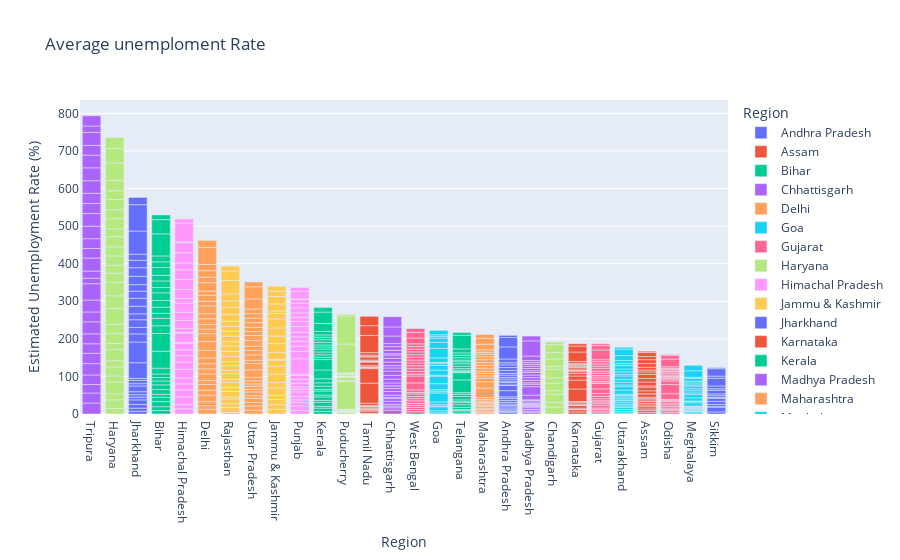

Notebook cell for this chart:
### Code cell
# Bar Plot of Average Estimated Unployment Rate
fig = pl.bar(df, x = 'Region', y = "Estimated Unemployment Rate (%)", color = "Region", title = "Average unemploment Rate")
fig.update_layout(xaxis = {'categoryorder':'total descending'})
fig.show()

### Figure 1 — Plotly figure (JSON) as saved in the notebook; plotly's stock layout.template omitted (floating-point values rounded to 4 significant figures)
{"data": [{"alignmentgroup": "True", "hovertemplate": "Region=%{x}<br>Estimated Unemployment Rate (%)=%{y}<extra></extra>", "legendgroup": "Andhra Pradesh", "marker": {"color": "#636efa", "pattern": {"shape": ""}}, "name": "Andhra Pradesh", "offsetgroup": "Andhra Pradesh", "orientation": "v", "showlegend": true, "textposition": "auto", "type": "bar", "x": ["Andhra Pradesh", "Andhra Pradesh", "Andhra Pradesh", "Andhra Pradesh", "Andhra Pradesh", "Andhra Pradesh", "Andhra Pradesh", "Andhra Pradesh", "Andhra Pradesh", "Andhra Pradesh", "Andhra Pradesh", "Andhra Pradesh", "Andhra Pradesh", "Andhra Pradesh", "Andhra Pradesh", "Andhra Pradesh", "Andhra Pradesh", "Andhra Pradesh", "Andhra Pradesh", "Andhra Pradesh", "Andhra Pradesh", "Andhra Pradesh", "Andhra Pradesh", "Andhra Pradesh", "Andhra Pradesh", "Andhra Pradesh", "Andhra Pradesh", "Andhra Pradesh"], "xaxis": "x", "y": [3.65, 3.05, 3.75, 3.32, 5.17, 3.52, 4.12, 4.38, 4.84, 5.91, 4.06, 16.29, 14.46, 0.85, 6.09, 3.8, 5.64, 4.61, 6.01, 4.7, 7.54, 7.88, 7.11, 5.66, 9.88, 32.3, 24.91, 5.86], "yaxis": "y"}, {"alignmentgroup": "True", "hovertemplate": "Region=%{x}<br>Estimated Unemployment Rate (%)=%{y}<extra></extra>", "legendgroup": "Assam", "marker": {"color": "#EF553B", "pattern": {"shape": ""}}, "name": "Assam", "offsetgroup": "Assam", "orientation": "v", "showlegend": true, "textposition": "auto", "type": "bar", "x": ["Assam", "Assam", "Assam", "Assam", "Assam", "Assam", "Assam", "Assam", "Assam", "Assam", "Assam", "Assam", "Assam", "Assam", "Assam", "Assam", "Assam", "Assam", "Assam", "Assam", "Assam", "Assam", "Assam", "Assam", "Assam", "Assam"], "xaxis": "x", "y": [4.29, 5.08, 4.26, 5.79, 4.46, 4.65, 4.66, 4.29, 3.26, 3.77, 9.38, 0, 7.87, 9.89, 3.21, 10.39, 9.26, 11.17, 6.31, 5.02, 7.24, 9.98, 10.34, 8.37, 10.77, 3.42], "yaxis": "y"}, {"alignmentgroup": "True", "hovertemplate": "Region=%{x}<br>Estimated Unemployment Rate (%)=%{y}<extra></extra>", "legendgroup": "Bihar", "marker": {"color": "#00cc96", "pattern": {"shape": ""}}, "name": "Bihar", "offsetgroup": "Bihar", "orientation": "v", "showlegend": true, "textposition": "auto", "type": "bar", "x": ["Bihar", "Bihar", "Bihar", "Bihar", "Bihar", "Bihar", "Bihar", "Bihar", "Bihar", "Bihar", "Bihar", "Bihar", "Bihar", "Bihar", "Bihar", "Bihar", "Bihar", "Bihar", "Bihar", "Bihar", "Bihar", "Bihar", "Bihar", "Bihar", "Bihar", "Bihar", "Bihar", "Bihar"], "xaxis": "x", "y": [9.27, 10.2, 13.44, 11, 8.87, 12.47, 12.4, 10.16, 9.13, 9.61, 15.39, 45.09, 47.26, 20.49, 19.9, 13.29, 16.41, 17.66, 20.46, 14.06, 17.62, 14.91, 20.69, 15.11, 15.73, 58.77, 37.87, 12.45], "yaxis": "y"}, {"alignmentgroup": "True", "hovertemplate": "Region=%{x}<br>Estimated Unemployment Rate (%)=%{y}<extra></extra>", "legendgroup": "Chhattisgarh", "marker": {"color": "#ab63fa", "pattern": {"shape": ""}}, "name": "Chhattisgarh", "offsetgroup": "Chhattisgarh", "orientation": "v", "showlegend": true, "textposition": "auto", "type": "bar", "x": ["Chhattisgarh", "Chhattisgarh", "Chhattisgarh", "Chhattisgarh", "Chhattisgarh", "Chhattisgarh", "Chhattisgarh", "Chhattisgarh", "Chhattisgarh", "Chhattisgarh", "Chhattisgarh", "Chhattisgarh", "Chhattisgarh", "Chhattisgarh", "Chhattisgarh", "Chhattisgarh", "Chhattisgarh", "Chhattisgarh", "Chhattisgarh", "Chhattisgarh", "Chhattisgarh", "Chhattisgarh", "Chhattisgarh", "Chhattisgarh", "Chhattisgarh", "Chhattisgarh", "Chhattisgarh", "Chhattisgarh"], "xaxis": "x", "y": [9.82, 6.76, 4.54, 4.64, 8.33, 6.96, 2.77, 6.11, 9.89, 7.89, 7.31, 0, 7.64, 10.14, 9.77, 11.77, 8.17, 6.29, 9.46, 10.27, 8.32, 3.57, 9.01, 9.79, 8.21, 20.13, 24.1, 27.07], "yaxis": "y"}, {"alignmentgroup": "True", "hovertemplate": "Region=%{x}<br>Estimated Unemployment Rate (%)=%{y}<extra></extra>", "legendgroup": "Delhi", "marker": {"color": "#FFA15A", "pattern": {"shape": ""}}, "name": "Delhi", "offsetgroup": "Delhi", "orientation": "v", "showlegend": true, "textposition": "auto", "type": "bar", "x": ["Delhi", "Delhi", "Delhi", "Delhi", "Delhi", "Delhi", "Delhi", "Delhi", "Delhi", "Delhi", "Delhi", "Delhi", "Delhi", "Delhi", "Delhi", "Delhi", "Delhi", "Delhi", "Delhi", "Delhi", "Delhi", "Delhi", "Delhi", "Delhi", "Delhi", "Delhi", "Delhi", "Delhi"], "xaxis": "x", "y": [12.56, 9.33, 11.07, 17.18, 12.5, 15.84, 11.11, 16.97, 13.48, 13.81, 15.18, 20.69, 22.76, 21.14, 12.31, 12.76, 14.68, 13.52, 20.59, 12.41, 16.11, 11.07, 22.45, 14.86, 17.09, 16.51, 45.78, 18.11], "yaxis": "y"}, {"alignmentgroup": "True", "hovertemplate": "Region=%{x}<br>Estimated Unemployment Rate (%)=%{y}<extra></extra>", "legendgroup": "Goa", "marker": {"color": "#19d3f3", "pattern": {"shape": ""}}, "name": "Goa", "offsetgroup": "Goa", "orientation": "v", "showlegend": true, "textposition": "auto", "type": "bar", "x": ["Goa", "Goa", "Goa", "Goa", "Goa", "Goa", "Goa", "Goa", "Goa", "Goa", "Goa", "Goa", "Goa", "Goa", "Goa", "Goa", "Goa", "Goa", "Goa", "Goa", "Goa", "Goa", "Goa", "Goa"], "xaxis": "x", "y": [2.91, 5.45, 10.98, 1.98, 3.61, 7.21, 23.71, 3.54, 5.38, 0, 15.91, 20, 2.75, 13.33, 12.28, 4.9, 3.16, 12.31, 25.2, 16.22, 10.92, 4.31, 4.76, 11.76], "yaxis": "y"}, {"alignmentgroup": "True", "hovertemplate": "Region=%{x}<br>Estimated Unemployment Rate (%)=%{y}<extra></extra>", "legendgroup": "Gujarat", "marker": {"color": "#FF6692", "pattern": {"shape": ""}}, "name": "Gujarat", "offsetgroup": "Gujarat", "orientation": "v", "showlegend": true, "textposition": "auto", "type": "bar", "x": ["Gujarat", "Gujarat", "Gujarat", "Gujarat", "Gujarat", "Gujarat", "Gujarat", "Gujarat", "Gujarat", "Gujarat", "Gujarat", "Gujarat", "Gujarat", "Gujarat", "Gujarat", "Gujarat", "Gujarat", "Gujarat", "Gujarat", "Gujarat", "Gujarat", "Gujarat", "Gujarat", "Gujarat", "Gujarat", "Gujarat", "Gujarat", "Gujarat"], "xaxis": "x", "y": [2.88, 4.77, 4.58, 3.7, 6.29, 4.91, 4.68, 3.46, 5.35, 6.64, 7.59, 12, 14.58, 1.41, 4.09, 6.31, 5.15, 4.2, 5.96, 5.45, 7.53, 5.71, 5.82, 6.04, 5.39, 25.94, 11.62, 4.54], "yaxis": "y"}, {"alignmentgroup": "True", "hovertemplate": "Region=%{x}<br>Estimated Unemployment Rate (%)=%{y}<extra></extra>", "legendgroup": "Haryana", "marker": {"color": "#B6E880", "pattern": {"shape": ""}}, "name": "Haryana", "offsetgroup": "Haryana", "orientation": "v", "showlegend": true, "textposition": "auto", "type": "bar", "x": ["Haryana", "Haryana", "Haryana", "Haryana", "Haryana", "Haryana", "Haryana", "Haryana", "Haryana", "Haryana", "Haryana", "Haryana", "Haryana", "Haryana", "Haryana", "Haryana", "Haryana", "Haryana", "Haryana", "Haryana", "Haryana", "Haryana", "Haryana", "Haryana", "Haryana", "Haryana", "Haryana", "Haryana"], "xaxis": "x", "y": [14.54, 23.08, 16.22, 30.94, 16.36, 24.17, 16.59, 29.56, 16.21, 27.19, 23.92, 41.61, 34.22, 35.57, 24.67, 20.42, 25.45, 24.19, 26.84, 21.04, 27.06, 23.65, 27.24, 23.29, 27.14, 46.89, 38.46, 29.41], "yaxis": "y"}, {"alignmentgroup": "True", "hovertemplate": "Region=%{x}<br>Estimated Unemployment Rate (%)=%{y}<extra></extra>", "legendgroup": "Himachal Pradesh", "marker": {"color": "#FF97FF", "pattern": {"shape": ""}}, "name": "Himachal Pradesh", "offsetgroup": "Himachal Pradesh", "orientation": "v", "showlegend": true, "textposition": "auto", "type": "bar", "x": ["Himachal Pradesh", "Himachal Pradesh", "Himachal Pradesh", "Himachal Pradesh", "Himachal Pradesh", "Himachal Pradesh", "Himachal Pradesh", "Himachal Pradesh", "Himachal Pradesh", "Himachal Pradesh", "Himachal Pradesh", "Himachal Pradesh", "Himachal Pradesh", "Himachal Pradesh", "Himachal Pradesh", "Himachal Pradesh", "Himachal Pradesh", "Himachal Pradesh", "Himachal Pradesh", "Himachal Pradesh", "Himachal Pradesh", "Himachal Pradesh", "Himachal Pradesh", "Himachal Pradesh", "Himachal Pradesh", "Himachal Pradesh", "Himachal Pradesh", "Himachal Pradesh"], "xaxis": "x", "y": [13.68, 11.43, 20.59, 18.56, 15.98, 15.81, 22.86, 19.46, 16.67, 15.42, 17.71, 2.13, 25.64, 1.12, 10.88, 21.43, 21.51, 24.48, 12, 23.77, 27.27, 25.32, 18.15, 27.31, 26.44, 2.7, 50, 10.81], "yaxis": "y"}, {"alignmentgroup": "True", "hovertemplate": "Region=%{x}<br>Estimated Unemployment Rate (%)=%{y}<extra></extra>", "legendgroup": "Jammu & Kashmir", "marker": {"color": "#FECB52", "pattern": {"shape": ""}}, "name": "Jammu & Kashmir", "offsetgroup": "Jammu & Kashmir", "orientation": "v", "showlegend": true, "textposition": "auto", "type": "bar", "x": ["Jammu & Kashmir", "Jammu & Kashmir", "Jammu & Kashmir", "Jammu & Kashmir", "Jammu & Kashmir", "Jammu & Kashmir", "Jammu & Kashmir", "Jammu & Kashmir", "Jammu & Kashmir", "Jammu & Kashmir", "Jammu & Kashmir", "Jammu & Kashmir", "Jammu & Kashmir", "Jammu & Kashmir", "Jammu & Kashmir", "Jammu & Kashmir", "Jammu & Kashmir", "Jammu & Kashmir", "Jammu & Kashmir", "Jammu & Kashmir", "Jammu & Kashmir"], "xaxis": "x", "y": [12.78, 12.09, 13.67, 11.32, 19.27, 14.73, 22.19, 21.23, 16, 2.22, 18.97, 23.04, 19.88, 21.55, 24.06, 14.29, 7.02, 18.54, 19.86, 14.29, 12.96], "yaxis": "y"}, {"alignmentgroup": "True", "hovertemplate": "Region=%{x}<br>Estimated Unemployment Rate (%)=%{y}<extra></extra>", "legendgroup": "Jharkhand", "marker": {"color": "#636efa", "pattern": {"shape": ""}}, "name": "Jharkhand", "offsetgroup": "Jharkhand", "orientation": "v", "showlegend": true, "textposition": "auto", "type": "bar", "x": ["Jharkhand", "Jharkhand", "Jharkhand", "Jharkhand", "Jharkhand", "Jharkhand", "Jharkhand", "Jharkhand", "Jharkhand", "Jharkhand", "Jharkhand", "Jharkhand", "Jharkhand", "Jharkhand", "Jharkhand", "Jharkhand", "Jharkhand", "Jharkhand", "Jharkhand", "Jharkhand", "Jharkhand", "Jharkhand", "Jharkhand", "Jharkhand", "Jharkhand", "Jharkhand", "Jharkhand", "Jharkhand"], "xaxis": "x", "y": [7.11, 8.46, 9.98, 12.06, 7.12, 6.57, 8.07, 15.15, 6.16, 9.06, 5.01, 41.72, 55.1, 21.53, 17.23, 20.51, 15.67, 20.25, 21.16, 19.05, 17.34, 22.01, 22.96, 19.67, 16.4, 61.48, 70.17, 19.38], "yaxis": "y"}, {"alignmentgroup": "True", "hovertemplate": "Region=%{x}<br>Estimated Unemployment Rate (%)=%{y}<extra></extra>", "legendgroup": "Karnataka", "marker": {"color": "#EF553B", "pattern": {"shape": ""}}, "name": "Karnataka", "offsetgroup": "Karnataka", "orientation": "v", "showlegend": true, "textposition": "auto", "type": "bar", "x": ["Karnataka", "Karnataka", "Karnataka", "Karnataka", "Karnataka", "Karnataka", "Karnataka", "Karnataka", "Karnataka", "Karnataka", "Karnataka", "Karnataka", "Karnataka", "Karnataka", "Karnataka", "Karnataka", "Karnataka", "Karnataka", "Karnataka", "Karnataka", "Karnataka", "Karnataka", "Karnataka", "Karnataka", "Karnataka", "Karnataka", "Karnataka", "Karnataka"], "xaxis": "x", "y": [5.46, 5.98, 0.52, 0.37, 3.2, 7.13, 1.19, 0.41, 2.57, 4.11, 2.39, 33.17, 23.72, 10.92, 6.56, 5, 2.29, 1.27, 3.57, 3.87, 3.44, 1.56, 3.31, 2.88, 4.92, 25.12, 15.88, 6.12], "yaxis": "y"}, {"alignmentgroup": "True", "hovertemplate": "Region=%{x}<br>Estimated Unemployment Rate (%)=%{y}<extra></extra>", "legendgroup": "Kerala", "marker": {"color": "#00cc96", "pattern": {"shape": ""}}, "name": "Kerala", "offsetgroup": "Kerala", "orientation": "v", "showlegend": true, "textposition": "auto", "type": "bar", "x": ["Kerala", "Kerala", "Kerala", "Kerala", "Kerala", "Kerala", "Kerala", "Kerala", "Kerala", "Kerala", "Kerala", "Kerala", "Kerala", "Kerala", "Kerala", "Kerala", "Kerala", "Kerala", "Kerala", "Kerala", "Kerala", "Kerala", "Kerala", "Kerala", "Kerala", "Kerala", "Kerala", "Kerala"], "xaxis": "x", "y": [6.63, 9, 4.95, 10.32, 5.35, 9.14, 5, 10.77, 4.11, 8.91, 8.85, 10.71, 23.38, 27.66, 6.11, 6.67, 7.58, 7.69, 5.52, 5.35, 6.71, 7.31, 6.65, 6.08, 9.14, 21.43, 30.28, 12.17], "yaxis": "y"}, {"alignmentgroup": "True", "hovertemplate": "Region=%{x}<br>Estimated Unemployment Rate (%)=%{y}<extra></extra>", "legendgroup": "Madhya Pradesh", "marker": {"color": "#ab63fa", "pattern": {"shape": ""}}, "name": "Madhya Pradesh", "offsetgroup": "Madhya Pradesh", "orientation": "v", "showlegend": true, "textposition": "auto", "type": "bar", "x": ["Madhya Pradesh", "Madhya Pradesh", "Madhya Pradesh", "Madhya Pradesh", "Madhya Pradesh", "Madhya Pradesh", "Madhya Pradesh", "Madhya Pradesh", "Madhya Pradesh", "Madhya Pradesh", "Madhya Pradesh", "Madhya Pradesh", "Madhya Pradesh", "Madhya Pradesh", "Madhya Pradesh", "Madhya Pradesh", "Madhya Pradesh", "Madhya Pradesh", "Madhya Pradesh", "Madhya Pradesh", "Madhya Pradesh", "Madhya Pradesh", "Madhya Pradesh", "Madhya Pradesh", "Madhya Pradesh", "Madhya Pradesh", "Madhya Pradesh", "Madhya Pradesh"], "xaxis": "x", "y": [3.63, 4.25, 3.92, 4.94, 3.08, 2.98, 2.72, 2.94, 3.66, 4.42, 1.19, 12.5, 22.46, 6.46, 3.91, 6.38, 7.38, 6.82, 7, 4.4, 6.06, 6.2, 5.17, 4.96, 4.8, 11.94, 40.49, 12.72], "yaxis": "y"}, {"alignmentgroup": "True", "hovertemplate": "Region=%{x}<br>Estimated Unemployment Rate (%)=%{y}<extra></extra>", "legendgroup": "Maharashtra", "marker": {"color": "#FFA15A", "pattern": {"shape": ""}}, "name": "Maharashtra", "offsetgroup": "Maharashtra", "orientation": "v", "showlegend": true, "textposition": "auto", "type": "bar", "x": ["Maharashtra", "Maharashtra", "Maharashtra", "Maharashtra", "Maharashtra", "Maharashtra", "Maharashtra", "Maharashtra", "Maharashtra", "Maharashtra", "Maharashtra", "Maharashtra", "Maharashtra", "Maharashtra", "Maharashtra", "Maharashtra", "Maharashtra", "Maharashtra", "Maharashtra", "Maharashtra", "Maharashtra", "Maharashtra", "Maharashtra", "Maharashtra", "Maharashtra", "Maharashtra", "Maharashtra", "Maharashtra"], "xaxis": "x", "y": [3.67, 4.34, 3.66, 3.76, 4.4, 3.81, 3.68, 3.03, 3.8, 4.24, 5.38, 25.28, 16.89, 9.4, 6.08, 6.46, 6.35, 7.57, 7.6, 7.51, 7.6, 7.83, 6.67, 5.34, 6.34, 14.99, 15.92, 10.01], "yaxis": "y"}, {"alignmentgroup": "True", "hovertemplate": "Region=%{x}<br>Estimated Unemployment Rate (%)=%{y}<extra></extra>", "legendgroup": "Meghalaya", "marker": {"color": "#19d3f3", "pattern": {"shape": ""}}, "name": "Meghalaya", "offsetgroup": "Meghalaya", "orientation": "v", "showlegend": true, "textposition": "auto", "type": "bar", "x": ["Meghalaya", "Meghalaya", "Meghalaya", "Meghalaya", "Meghalaya", "Meghalaya", "Meghalaya", "Meghalaya", "Meghalaya", "Meghalaya", "Meghalaya", "Meghalaya", "Meghalaya", "Meghalaya", "Meghalaya", "Meghalaya", "Meghalaya", "Meghalaya", "Meghalaya", "Meghalaya", "Meghalaya", "Meghalaya", "Meghalaya", "Meghalaya", "Meghalaya", "Meghalaya", "Meghalaya"], "xaxis": "x", "y": [3.16, 4.23, 1.03, 0.52, 0.24, 3.7, 1.5, 1.8, 0.97, 2.76, 1.28, 8.38, 3.73, 1.35, 8.4, 8.66, 4.43, 5.8, 5.3, 7.2, 3.02, 5.21, 4.76, 7.37, 2.8, 17.39, 14.58], "yaxis": "y"}, {"alignmentgroup": "True", "hovertemplate": "Region=%{x}<br>Estimated Unemployment Rate (%)=%{y}<extra></extra>", "legendgroup": "Odisha", "marker": {"color": "#FF6692", "pattern": {"shape": ""}}, "name": "Odisha", "offsetgroup": "Odisha", "orientation": "v", "showlegend": true, "textposition": "auto", "type": "bar", "x": ["Odisha", "Odisha", "Odisha", "Odisha", "Odisha", "Odisha", "Odisha", "Odisha", "Odisha", "Odisha", "Odisha", "Odisha", "Odisha", "Odisha", "Odisha", "Odisha", "Odisha", "Odisha", "Odisha", "Odisha", "Odisha", "Odisha", "Odisha", "Odisha", "Odisha", "Odisha", "Odisha", "Odisha"], "xaxis": "x", "y": [4.17, 4.71, 3.31, 3.68, 4.31, 4.28, 4.72, 4.67, 1.81, 3.31, 15.09, 24.48, 9.45, 4.59, 2.95, 2.63, 1.78, 3.5, 3.78, 4.5, 2.23, 3.36, 2.28, 2.19, 3.96, 20.5, 10, 2.18], "yaxis": "y"}, {"alignmentgroup": "True", "hovertemplate": "Region=%{x}<br>Estimated Unemployment Rate (%)=%{y}<extra></extra>", "legendgroup": "Puducherry", "marker": {"color": "#B6E880", "pattern": {"shape": ""}}, "name": "Puducherry", "offsetgroup": "Puducherry", "orientation": "v", "showlegend": true, "textposition": "auto", "type": "bar", "x": ["Puducherry", "Puducherry", "Puducherry", "Puducherry", "Puducherry", "Puducherry", "Puducherry", "Puducherry", "Puducherry", "Puducherry", "Puducherry", "Puducherry", "Puducherry", "Puducherry", "Puducherry", "Puducherry", "Puducherry", "Puducherry", "Puducherry", "Puducherry", "Puducherry", "Puducherry", "Puducherry", "Puducherry", "Puducherry", "Puducherry"], "xaxis": "x", "y": [0, 0, 0, 4.85, 0, 1.18, 0, 1.99, 0.58, 1.74, 2.31, 74.51, 1.25, 0, 0, 8.95, 1.22, 1.17, 1.37, 5.21, 0.57, 1.78, 0.62, 76.74, 75, 4.55], "yaxis": "y"}, {"alignmentgroup": "True", "hovertemplate": "Region=%{x}<br>Estimated Unemployment Rate (%)=%{y}<extra></extra>", "legendgroup": "Punjab", "marker": {"color": "#FF97FF", "pattern": {"shape": ""}}, "name": "Punjab", "offsetgroup": "Punjab", "orientation": "v", "showlegend": true, "textposition": "auto", "type": "bar", "x": ["Punjab", "Punjab", "Punjab", "Punjab", "Punjab", "Punjab", "Punjab", "Punjab", "Punjab", "Punjab", "Punjab", "Punjab", "Punjab", "Punjab", "Punjab", "Punjab", "Punjab", "Punjab", "Punjab", "Punjab", "Punjab", "Punjab", "Punjab", "Punjab", "Punjab", "Punjab", "Punjab", "Punjab"], "xaxis": "x", "y": [9.17, 12.21, 9.64, 6.69, 8.59, 12.56, 7.07, 6.13, 9.69, 10.41, 10.51, 3.69, 40.59, 20, 13.49, 13.17, 11.61, 11.99, 15.69, 13.75, 10.39, 11.97, 13.68, 11.99, 9.97, 1.13, 20.54, 10.55], "yaxis": "y"}, {"alignmentgroup": "True", "hovertemplate": "Region=%{x}<br>Estimated Unemployment Rate (%)=%{y}<extra></extra>", "legendgroup": "Rajasthan", "marker": {"color": "#FECB52", "pattern": {"shape": ""}}, "name": "Rajasthan", "offsetgroup": "Rajasthan", "orientation": "v", "showlegend": true, "textposition": "auto", "type": "bar", "x": ["Rajasthan", "Rajasthan", "Rajasthan", "Rajasthan", "Rajasthan", "Rajasthan", "Rajasthan", "Rajasthan", "Rajasthan", "Rajasthan", "Rajasthan", "Rajasthan", "Rajasthan", "Rajasthan", "Rajasthan", "Rajasthan", "Rajasthan", "Rajasthan", "Rajasthan", "Rajasthan", "Rajasthan", "Rajasthan", "Rajasthan", "Rajasthan", "Rajasthan", "Rajasthan", "Rajasthan", "Rajasthan"], "xaxis": "x", "y": [4.03, 13.7, 9.7, 12.5, 5.45, 14.66, 10.47, 13.96, 8, 14.48, 9.47, 12.25, 10.45, 13.86, 13.62, 14.36, 11.67, 14.71, 12.63, 13.02, 14.3, 18.04, 18.82, 17.02, 18.54, 35.53, 25.35, 13.04], "yaxis": "y"}, {"alignmentgroup": "True", "hovertemplate": "Region=%{x}<br>Estimated Unemployment Rate (%)=%{y}<extra></extra>", "legendgroup": "Sikkim", "marker": {"color": "#636efa", "pattern": {"shape": ""}}, "name": "Sikkim", "offsetgroup": "Sikkim", "orientation": "v", "showlegend": true, "textposition": "auto", "type": "bar", "x": ["Sikkim", "Sikkim", "Sikkim", "Sikkim", "Sikkim", "Sikkim", "Sikkim", "Sikkim", "Sikkim", "Sikkim", "Sikkim", "Sikkim", "Sikkim", "Sikkim", "Sikkim", "Sikkim", "Sikkim"], "xaxis": "x", "y": [5.48, 13.11, 1, 0, 5.81, 8.2, 7.76, 2.56, 4.82, 4.81, 9.68, 4.04, 7.37, 20.45, 5.77, 19.75, 2.63], "yaxis": "y"}, {"alignmentgroup": "True", "hovertemplate": "Region=%{x}<br>Estimated Unemployment Rate (%)=%{y}<extra></extra>", "legendgroup": "Tamil Nadu", "marker": {"color": "#EF553B", "pattern": {"shape": ""}}, "name": "Tamil Nadu", "offsetgroup": "Tamil Nadu", "orientation": "v", "showlegend": true, "textposition": "auto", "type": "bar", "x": ["Tamil Nadu", "Tamil Nadu", "Tamil Nadu", "Tamil Nadu", "Tamil Nadu", "Tamil Nadu", "Tamil Nadu", "Tamil Nadu", "Tamil Nadu", "Tamil Nadu", "Tamil Nadu", "Tamil Nadu", "Tamil Nadu", "Tamil Nadu", "Tamil Nadu", "Tamil Nadu", "Tamil Nadu", "Tamil Nadu", "Tamil Nadu", "Tamil Nadu", "Tamil Nadu", "Tamil Nadu", "Tamil Nadu", "Tamil Nadu", "Tamil Nadu", "Tamil Nadu", "Tamil Nadu", "Tamil Nadu"], "xaxis": "x", "y": [0.97, 0.92, 6.01, 2.91, 1.71, 1.46, 2.46, 3.73, 1.18, 1.17, 6.36, 53.19, 38.73, 2.06, 0.89, 1.56, 3.18, 9.53, 1.86, 1.13, 2.65, 8.05, 2.05, 3.31, 6.46, 45.55, 25.95, 24.93], "yaxis": "y"}, {"alignmentgroup": "True", "hovertemplate": "Region=%{x}<br>Estimated Unemployment Rate (%)=%{y}<extra></extra>", "legendgroup": "Telangana", "marker": {"color": "#00cc96", "pattern": {"shape": ""}}, "name": "Telangana", "offsetgroup": "Telangana", "orientation": "v", "showlegend": true, "textposition": "auto", "type": "bar", "x": ["Telangana", "Telangana", "Telangana", "Telangana", "Telangana", "Telangana", "Telangana", "Telangana", "Telangana", "Telangana", "Telangana", "Telangana", "Telangana", "Telangana", "Telangana", "Telangana", "Telangana", "Telangana", "Telangana", "Telangana", "Telangana", "Telangana", "Telangana", "Telangana", "Telangana", "Telangana", "Telangana", "Telangana"], "xaxis": "x", "y": [2.23, 5.92, 2.45, 1.4, 5.49, 7.29, 6.47, 1.35, 5.02, 9.02, 5.63, 4.51, 34.01, 19.3, 1.52, 1.43, 3.73, 4.19, 6.19, 6.74, 5.23, 4.22, 6.49, 6.74, 6.1, 10.5, 36.57, 6.92], "yaxis": "y"}, {"alignmentgroup": "True", "hovertemplate": "Region=%{x}<br>Estimated Unemployment Rate (%)=%{y}<extra></extra>", "legendgroup": "Tripura", "marker": {"color": "#ab63fa", "pattern": {"shape": ""}}, "name": "Tripura", "offsetgroup": "Tripura", "orientation": "v", "showlegend": true, "textposition": "auto", "type": "bar", "x": ["Tripura", "Tripura", "Tripura", "Tripura", "Tripura", "Tripura", "Tripura", "Tripura", "Tripura", "Tripura", "Tripura", "Tripura", "Tripura", "Tripura", "Tripura", "Tripura", "Tripura", "Tripura", "Tripura", "Tripura", "Tripura", "Tripura", "Tripura", "Tripura", "Tripura", "Tripura", "Tripura", "Tripura"], "xaxis": "x", "y": [29.25, 26.64, 22.47, 25.49, 30.23, 27.54, 25.25, 26.53, 31.91, 26.22, 31.61, 43.64, 14.71, 18.84, 34.69, 25.59, 25.81, 33.45, 33.57, 26.67, 27.15, 33.48, 34.37, 33.88, 25.69, 34.88, 16.78, 27.47], "yaxis": "y"}, {"alignmentgroup": "True", "hovertemplate": "Region=%{x}<br>Estimated Unemployment Rate (%)=%{y}<extra></extra>", "legendgroup": "Uttar Pradesh", "marker": {"color": "#FFA15A", "pattern": {"shape": ""}}, "name": "Uttar Pradesh", "offsetgroup": "Uttar Pradesh", "orientation": "v", "showlegend": true, "textposition": "auto", "type": "bar", "x": ["Uttar Pradesh", "Uttar Pradesh", "Uttar Pradesh", "Uttar Pradesh", "Uttar Pradesh", "Uttar Pradesh", "Uttar Pradesh", "Uttar Pradesh", "Uttar Pradesh", "Uttar Pradesh", "Uttar Pradesh", "Uttar Pradesh", "Uttar Pradesh", "Uttar Pradesh", "Uttar Pradesh", "Uttar Pradesh", "Uttar Pradesh", "Uttar Pradesh", "Uttar Pradesh", "Uttar Pradesh", "Uttar Pradesh", "Uttar Pradesh", "Uttar Pradesh", "Uttar Pradesh", "Uttar Pradesh", "Uttar Pradesh", "Uttar Pradesh", "Uttar Pradesh"], "xaxis": "x", "y": [10.26, 11.13, 9.19, 11.47, 6.45, 10.18, 6.94, 8.43, 6.06, 8.12, 9.37, 19.92, 16.89, 8.51, 14.4, 11.62, 11.8, 14.73, 13.58, 10.35, 11.31, 12.37, 12.34, 11.65, 12.32, 26.94, 32.06, 13.05], "yaxis": "y"}, {"alignmentgroup": "True", "hovertemplate": "Region=%{x}<br>Estimated Unemployment Rate (%)=%{y}<extra></extra>", "legendgroup": "Uttarakhand", "marker": {"color": "#19d3f3", "pattern": {"shape": ""}}, "name": "Uttarakhand", "offsetgroup": "Uttarakhand", "orientation": "v", "showlegend": true, "textposition": "auto", "type": "bar", "x": ["Uttarakhand", "Uttarakhand", "Uttarakhand", "Uttarakhand", "Uttarakhand", "Uttarakhand", "Uttarakhand", "Uttarakhand", "Uttarakhand", "Uttarakhand", "Uttarakhand", "Uttarakhand", "Uttarakhand", "Uttarakhand", "Uttarakhand", "Uttarakhand", "Uttarakhand", "Uttarakhand", "Uttarakhand", "Uttarakhand", "Uttarakhand", "Uttarakhand", "Uttarakhand", "Uttarakhand", "Uttarakhand", "Uttarakhand", "Uttarakhand"], "xaxis": "x", "y": [1.63, 4.65, 5.74, 6.11, 3.47, 4.83, 5.56, 4.52, 4.17, 4.85, 3.66, 3.57, 10.71, 9.17, 4.69, 6.94, 7.43, 9.62, 4.72, 6.34, 7.39, 8.92, 5.28, 8.15, 13.18, 17.36, 5.08], "yaxis": "y"}, {"alignmentgroup": "True", "hovertemplate": "Region=%{x}<br>Estimated Unemployment Rate (%)=%{y}<extra></extra>", "legendgroup": "West Bengal", "marker": {"color": "#FF6692", "pattern": {"shape": ""}}, "name": "West Bengal", "offsetgroup": "West Bengal", "orientation": "v", "showlegend": true, "textposition": "auto", "type": "bar", "x": ["West Bengal", "West Bengal", "West Bengal", "West Bengal", "West Bengal", "West Bengal", "West Bengal", "West Bengal", "West Bengal", "West Bengal", "West Bengal", "West Bengal", "West Bengal", "West Bengal", "West Bengal", "West Bengal", "West Bengal", "West Bengal", "West Bengal", "West Bengal", "West Bengal", "West Bengal", "West Bengal", "West Bengal", "West Bengal", "West Bengal", "West Bengal", "West Bengal"], "xaxis": "x", "y": [6.02, 5.85, 5.62, 5.58, 5.26, 6.78, 5.83, 5.79, 6.79, 3.78, 7.02, 18.32, 18.43, 4.94, 7.25, 7.38, 7.91, 7.27, 7.79, 7.83, 6.61, 7.24, 7.27, 7.55, 6.67, 15.63, 15.22, 9.86], "yaxis": "y"}, {"alignmentgroup": "True", "hovertemplate": "Region=%{x}<br>Estimated Unemployment Rate (%)=%{y}<extra></extra>", "legendgroup": "Chandigarh", "marker": {"color": "#B6E880", "pattern": {"shape": ""}}, "name": "Chandigarh", "offsetgroup": "Chandigarh", "orientation": "v", "showlegend": true, "textposition": "auto", "type": "bar", "x": ["Chandigarh", "Chandigarh", "Chandigarh", "Chandigarh", "Chandigarh", "Chandigarh", "Chandigarh", "Chandigarh", "Chandigarh", "Chandigarh", "Chandigarh", "Chandigarh"], "xaxis": "x", "y": [18.35, 12.4, 21.8, 9.52, 20.14, 13.99, 22.05, 8.33, 20, 16.67, 21.43, 7.22], "yaxis": "y"}], "layout": {"barmode": "relative", "legend": {"title": {"text": "Region"}, "tracegroupgap": 0}, "title": {"text": "Average unemploment Rate"}, "xaxis": {"anchor": "y", "categoryarray": ["Andhra Pradesh", "Assam", "Bihar", "Chhattisgarh", "Delhi", "Goa", "Gujarat", "Haryana", "Himachal Pradesh", "Jammu & Kashmir", "Jharkhand", "Karnataka", "Kerala", "Madhya Pradesh", "Maharashtra", "Meghalaya", "Odisha", "Puducherry", "Punjab", "Rajasthan", "Sikkim", "Tamil Nadu", "Telangana", "Tripura", "Uttar Pradesh", "Uttarakhand", "West Bengal", "Chandigarh"], "categoryorder": "total descending", "domain": [0, 1], "title": {"text": "Region"}}, "yaxis": {"anchor": "x", "domain": [0, 1], "title": {"text": "Estimated Unemployment Rate (%)"}}}}
